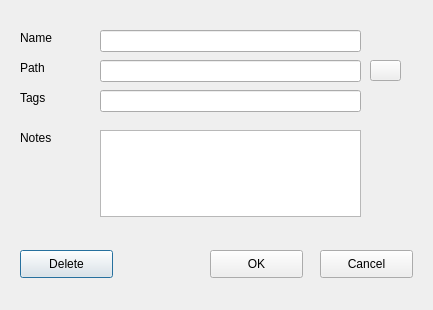
<?xml version="1.0" encoding="UTF-8"?>
<ui version="4.0">
 <class>Dialog</class>
 <widget class="QDialog" name="Dialog">
  <property name="geometry">
   <rect>
    <x>0</x>
    <y>0</y>
    <width>433</width>
    <height>310</height>
   </rect>
  </property>
  <property name="windowTitle">
   <string>Dialog</string>
  </property>
  <widget class="QLabel" name="label">
   <property name="geometry">
    <rect>
     <x>20</x>
     <y>30</y>
     <width>55</width>
     <height>16</height>
    </rect>
   </property>
   <property name="text">
    <string>Name</string>
   </property>
  </widget>
  <widget class="QLabel" name="label_2">
   <property name="geometry">
    <rect>
     <x>20</x>
     <y>60</y>
     <width>55</width>
     <height>16</height>
    </rect>
   </property>
   <property name="text">
    <string>Path</string>
   </property>
  </widget>
  <widget class="QLabel" name="label_3">
   <property name="geometry">
    <rect>
     <x>20</x>
     <y>90</y>
     <width>55</width>
     <height>16</height>
    </rect>
   </property>
   <property name="text">
    <string>Tags</string>
   </property>
  </widget>
  <widget class="QLabel" name="label_4">
   <property name="geometry">
    <rect>
     <x>20</x>
     <y>130</y>
     <width>55</width>
     <height>16</height>
    </rect>
   </property>
   <property name="text">
    <string>Notes</string>
   </property>
  </widget>
  <widget class="QLineEdit" name="lineEdit">
   <property name="geometry">
    <rect>
     <x>100</x>
     <y>30</y>
     <width>261</width>
     <height>22</height>
    </rect>
   </property>
  </widget>
  <widget class="QLineEdit" name="lineEdit_2">
   <property name="geometry">
    <rect>
     <x>100</x>
     <y>60</y>
     <width>261</width>
     <height>22</height>
    </rect>
   </property>
  </widget>
  <widget class="QLineEdit" name="lineEdit_3">
   <property name="geometry">
    <rect>
     <x>100</x>
     <y>90</y>
     <width>261</width>
     <height>22</height>
    </rect>
   </property>
  </widget>
  <widget class="QTextEdit" name="textEdit">
   <property name="geometry">
    <rect>
     <x>100</x>
     <y>130</y>
     <width>261</width>
     <height>87</height>
    </rect>
   </property>
  </widget>
  <widget class="QPushButton" name="pushButton_delete">
   <property name="geometry">
    <rect>
     <x>20</x>
     <y>250</y>
     <width>93</width>
     <height>28</height>
    </rect>
   </property>
   <property name="text">
    <string>Delete</string>
   </property>
   <property name="icon">
    <iconset>
     <normaloff>Icons/delete.webp</normaloff>Icons/delete.webp</iconset>
   </property>
  </widget>
  <widget class="QPushButton" name="pushButton_ok">
   <property name="geometry">
    <rect>
     <x>210</x>
     <y>250</y>
     <width>93</width>
     <height>28</height>
    </rect>
   </property>
   <property name="text">
    <string>OK</string>
   </property>
  </widget>
  <widget class="QPushButton" name="pushButton_open">
   <property name="geometry">
    <rect>
     <x>370</x>
     <y>60</y>
     <width>31</width>
     <height>21</height>
    </rect>
   </property>
   <property name="text">
    <string/>
   </property>
   <property name="icon">
    <iconset>
     <normaloff>Icons/open.webp</normaloff>Icons/open.webp</iconset>
   </property>
  </widget>
  <widget class="QPushButton" name="pushButton_cancel">
   <property name="geometry">
    <rect>
     <x>320</x>
     <y>250</y>
     <width>93</width>
     <height>28</height>
    </rect>
   </property>
   <property name="text">
    <string>Cancel</string>
   </property>
  </widget>
 </widget>
 <resources/>
 <connections/>
</ui>
